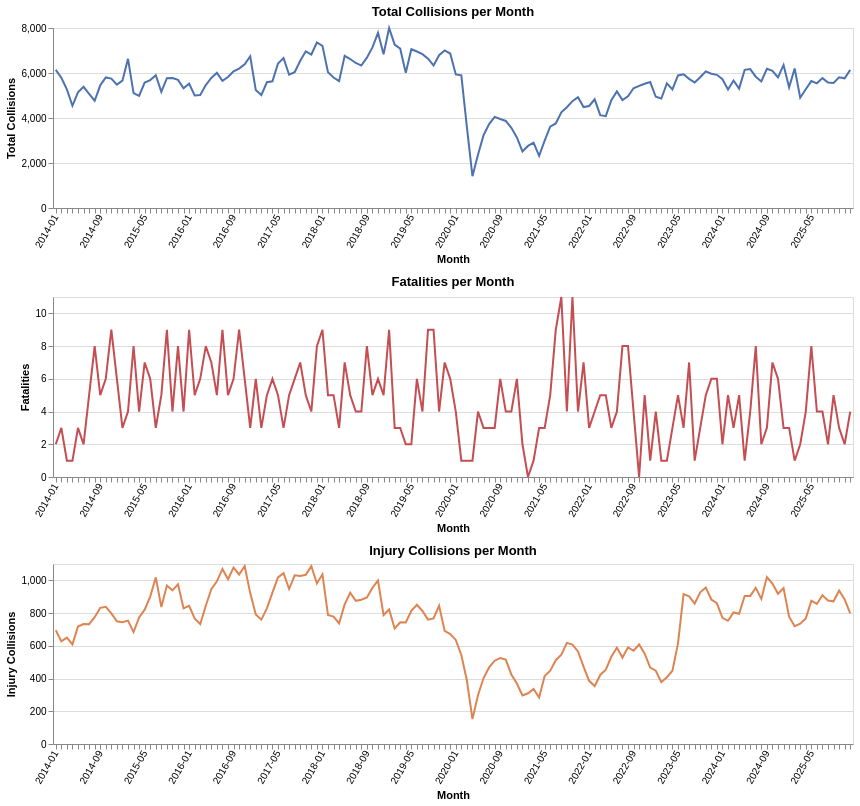

Notebook source saved alongside this figure:
### Code cell
base_ts = alt.Chart(by_month_ts).encode(
    x=alt.X(
        "year_month:N",
        sort=ym_ts_order,
        title="Month",
        axis=alt.Axis(labelAngle=-60, labelOverlap=True, tickCount=24),
    ),
)

chart_total = (
    base_ts.mark_line(color="#4C72B0")
    .encode(
        y=alt.Y("total_collisions:Q", title="Total Collisions"),
        tooltip=["year_month", "total_collisions"],
    )
    .properties(title="Total Collisions per Month", width=800, height=180)
)

chart_fatal = (
    base_ts.mark_line(color="#C44E52")
    .encode(
        y=alt.Y("fatalities:Q", title="Fatalities"),
        tooltip=["year_month", "fatalities"],
    )
    .properties(title="Fatalities per Month", width=800, height=180)
)

chart_injury = (
    base_ts.mark_line(color="#DD8452")
    .encode(
        y=alt.Y("injury_collisions:Q", title="Injury Collisions"),
        tooltip=["year_month", "injury_collisions"],
    )
    .properties(title="Injury Collisions per Month", width=800, height=180)
)

alt.vconcat(chart_total, chart_fatal, chart_injury).properties(spacing=10)

### Figure 1 — Vega-Lite specification as saved in the notebook (floating-point values rounded to 4 significant figures; data arrays with more than 128 entries replaced by an {"elided": "..."} marker saying what was removed)
{"config": {"view": {"continuousWidth": 300, "continuousHeight": 300}}, "vconcat": [{"mark": {"type": "line", "color": "#4C72B0"}, "encoding": {"tooltip": [{"field": "year_month", "type": "nominal"}, {"field": "total_collisions", "type": "quantitative"}], "x": {"axis": {"labelAngle": -60, "labelOverlap": true, "tickCount": 24}, "field": "year_month", "sort": {"elided": "144 str values"}, "title": "Month", "type": "nominal"}, "y": {"field": "total_collisions", "title": "Total Collisions", "type": "quantitative"}}, "height": 180, "title": "Total Collisions per Month", "width": 800}, {"mark": {"type": "line", "color": "#C44E52"}, "encoding": {"tooltip": [{"field": "year_month", "type": "nominal"}, {"field": "fatalities", "type": "quantitative"}], "x": {"axis": {"labelAngle": -60, "labelOverlap": true, "tickCount": 24}, "field": "year_month", "sort": {"elided": "144 str values"}, "title": "Month", "type": "nominal"}, "y": {"field": "fatalities", "title": "Fatalities", "type": "quantitative"}}, "height": 180, "title": "Fatalities per Month", "width": 800}, {"mark": {"type": "line", "color": "#DD8452"}, "encoding": {"tooltip": [{"field": "year_month", "type": "nominal"}, {"field": "injury_collisions", "type": "quantitative"}], "x": {"axis": {"labelAngle": -60, "labelOverlap": true, "tickCount": 24}, "field": "year_month", "sort": {"elided": "144 str values"}, "title": "Month", "type": "nominal"}, "y": {"field": "injury_collisions", "title": "Injury Collisions", "type": "quantitative"}}, "height": 180, "title": "Injury Collisions per Month", "width": 800}], "data": {"name": "data-77bbebe2eaeb633c10957f6e9b7fcbb9"}, "spacing": 10, "$schema": "https://vega.github.io/schema/vega-lite/v6.4.1.json", "datasets": {"data-77bbebe2eaeb633c10957f6e9b7fcbb9": {"elided": "144 records"}}}
